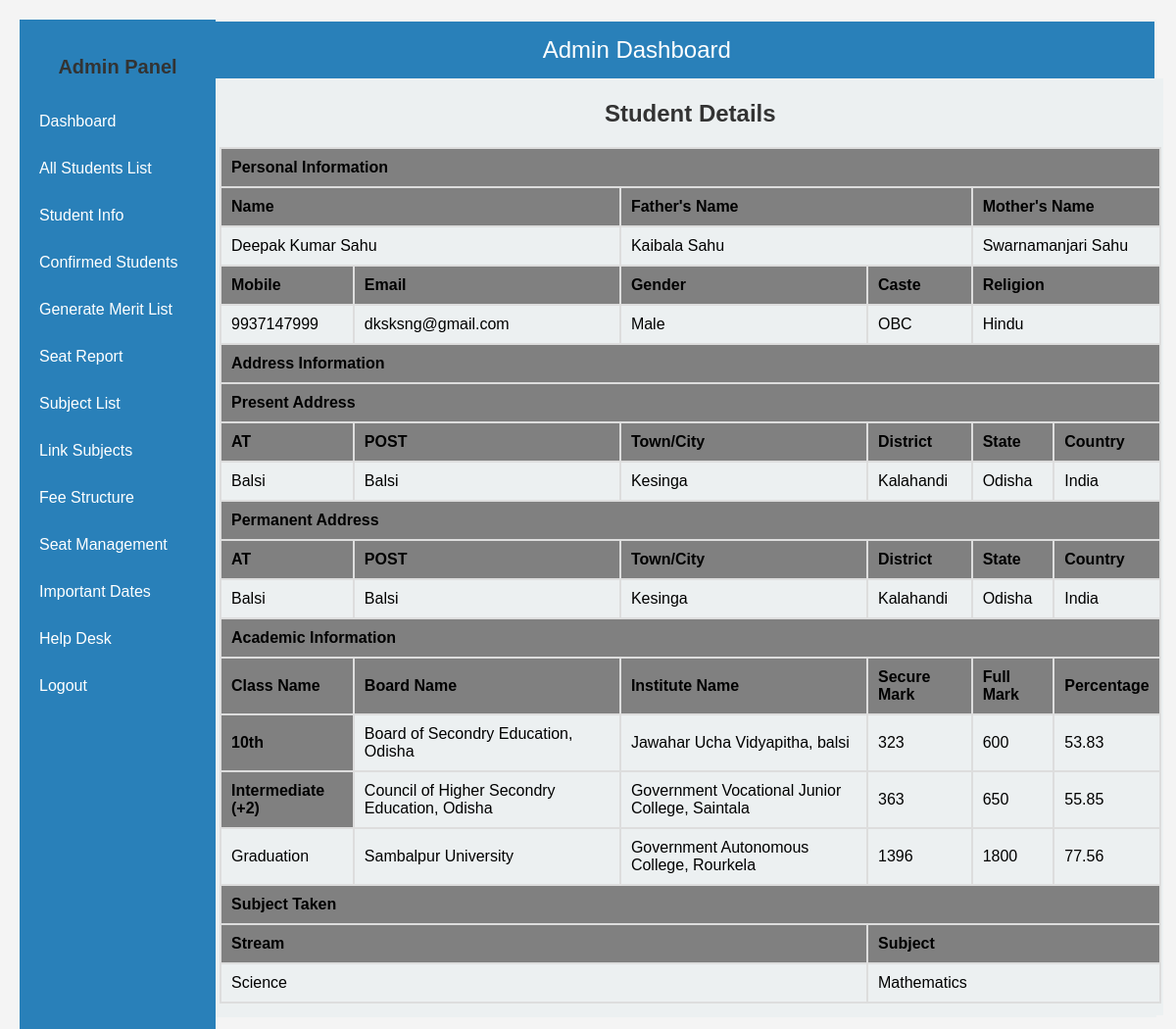
/admin/view_student.php?id=4 (signed in), run on the app's committed database.
### tables this page shows
CREATE TABLE `students` (
  `id` int(11) NOT NULL,
  `name` varchar(100) NOT NULL,
  `father_name` varchar(100) NOT NULL,
  `mother_name` varchar(100) NOT NULL,
  `mobile` varchar(15) NOT NULL,
  `email` varchar(100) NOT NULL,
  `password` varchar(255) NOT NULL,
  `gender` enum('Male','Female','Other') NOT NULL,
  `caste` varchar(50) NOT NULL,
  `religion` varchar(50) NOT NULL,
  `present_address` text NOT NULL,
  `present_post` varchar(100) NOT NULL,
  `present_block` varchar(100) NOT NULL,
  `present_district` varchar(100) NOT NULL,
  `present_state` varchar(50) NOT NULL,
  `permanent_address` text NOT NULL,
  `permanent_post` varchar(100) NOT NULL,
  `permanent_block` varchar(100) NOT NULL,
  `permanent_district` varchar(100) NOT NULL,
  `permanent_state` varchar(50) NOT NULL,
  `country` varchar(50) NOT NULL DEFAULT 'India',
  `board_10th` varchar(100) NOT NULL,
  `institute_10th` varchar(100) NOT NULL,
  `secure_mark_10th` int(11) NOT NULL,
  `full_mark_10th` int(11) NOT NULL,
  `percentage_10th` decimal(5,2) GENERATED ALWAYS AS (`secure_mark_10th` / `full_mark_10th` * 100) STORED,
  `board_intermediate` varchar(100) NOT NULL,
  `institute_intermediate` varchar(100) NOT NULL,
  `secure_mark_intermediate` int(11) NOT NULL,
  `full_mark_intermediate` int(11) NOT NULL,
  `percentage_intermediate` decimal(5,2) GENERATED ALWAYS AS (`secure_mark_intermediate` / `full_mark_intermediate` * 100) STORED,
  `board_graduation` varchar(100) NOT NULL,
  `institute_graduation` varchar(100) NOT NULL,
  `secure_mark_graduation` int(11) NOT NULL,
  `full_mark_graduation` int(11) NOT NULL,
  `percentage_graduation` decimal(5,2) GENERATED ALWAYS AS (`secure_mark_graduation` / `full_mark_graduation` * 100) STORED,
  `stream_id` int(11) NOT NULL,
  `subject_id` int(11) NOT NULL
);

CREATE TABLE `streams` (
  `id` int(11) NOT NULL,
  `stream_name` varchar(255) NOT NULL,
  `created_at` timestamp NOT NULL DEFAULT current_timestamp(),
  `updated_at` timestamp NOT NULL DEFAULT current_timestamp() ON UPDATE current_timestamp()
);

CREATE TABLE `subjects` (
  `id` int(11) NOT NULL,
  `subject_name` varchar(255) NOT NULL,
  `stream_id` int(11) NOT NULL,
  `created_at` timestamp NOT NULL DEFAULT current_timestamp(),
  `updated_at` timestamp NOT NULL DEFAULT current_timestamp() ON UPDATE current_timestamp()
);

### admin/view_student.php (the view, shortened to what this page needs)
<?php
include '../db/db_connect.php';
$student_id = isset($_GET['id']) ? intval($_GET['id']) : 0;
$sql = "
    SELECT
        s.id,
        s.name,
        s.father_name,
        s.mother_name,
        s.mobile,
        s.email,
        s.password,
        s.gender,
        s.caste,
        s.religion,
        s.present_address,
        s.present_post,
        s.present_block,
        s.present_district,
        s.present_state,
        s.permanent_address,
        s.permanent_post,
        s.permanent_block,
        s.permanent_district,
        s.permanent_state,
        s.country,
        s.board_10th,
        s.institute_10th,
        s.secure_mark_10th,
        s.full_mark_10th,
        s.percentage_10th,
        s.board_intermediate,
        s.institute_intermediate,
        s.secure_mark_intermediate,
        s.full_mark_intermediate,
        s.percentage_intermediate,
        s.board_graduation,
        s.institute_graduation,
        s.secure_mark_graduation,
        s.full_mark_graduation,
        s.percentage_graduation,
        st.stream_name,
        sb.subject_name
    FROM students s
    LEFT JOIN streams st ON s.stream_id = st.id
    LEFT JOIN subjects sb ON s.subject_id = sb.id
    WHERE s.id = ?
";
$stmt = $conn->prepare($sql);
$stmt->bind_param('i', $student_id);
$stmt->execute();
$result = $stmt->get_result();
$student = $result->fetch_assoc();
?>
<!DOCTYPE html>
<html lang="en">
<head>
    <link rel="stylesheet" href="css/style.css">
</head>
<body>
<?php include 'header.php'; ?>
<div class="main-content">
    <h2>Student Details</h2>
    <table class="table table-bordered">
        <thead class="table-dark">
            <tr>
                <th colspan=6>Personal Information</th>
            </tr>
        </thead>
        <tbody>
            <tr><th colspan=2>Name</th><th colspan=2>Father's Name</th><th colspan=2>Mother's Name</th></tr>
			<tr><td colspan=2><?php echo htmlspecialchars($student['name']); ?></td>
			<td colspan=2><?php echo htmlspecialchars($student['father_name']); ?></td>
			<td colspan=2><?php echo htmlspecialchars($student['mother_name']); ?></td>
			</tr>
            <tr><th>Mobile</th><th>Email</th><th>Gender</th><th>Caste</th><th  colspan=2>Religion</th></tr>
			<td><?php echo htmlspecialchars($student['mobile']); ?></td>
			<td><?php echo htmlspecialchars($student['email']); ?></td>
			<td><?php echo htmlspecialchars($student['gender']); ?></td>
			<td><?php echo htmlspecialchars($student['caste']); ?></td>
			<td colspan=2><?php echo htmlspecialchars($student['religion']); ?></td>
			<tr>
                <th colspan=6>Address Information</th>
            </tr>
			<tr>
                <th colspan=6>Present Address</th>
            </tr>
            <tr><th>AT</th><th>POST</th><th>Town/City</th><th>District</th><th>State</th><th>Country</th></tr>
			<td><?php echo htmlspecialchars($student['present_address']); ?></td>
			<td><?php echo htmlspecialchars($student['present_post']); ?></td>
			<td><?php echo htmlspecialchars($student['present_block']); ?></td>
			<td><?php echo htmlspecialchars($student['present_district']); ?></td>
			<td><?php echo htmlspecialchars($student['present_state']); ?></td>
			<td><?php echo htmlspecialchars($student['country']); ?></td></tr>
			<tr>
                <th colspan=6>Permanent Address</th>
            </tr>
            <tr><th>AT</th><th>POST</th><th>Town/City</th><th>District</th><th>State</th><th>Country</th></tr>
			<td><?php echo htmlspecialchars($student['permanent_address']); ?></td>
			<td><?php echo htmlspecialchars($student['permanent_post']); ?></td>
			<td><?php echo htmlspecialchars($student['permanent_block']); ?></td>
			<td><?php echo htmlspecialchars($student['permanent_district']); ?></td>
			<td><?php echo htmlspecialchars($student['permanent_state']); ?></td>
			<td><?php echo htmlspecialchars($student['country']); ?></td></tr>
			<tr>
                <th colspan=6>Academic Information</th>
            </tr>
			<th>Class Name</th><th>Board Name</th><th>Institute Name</th><th>Secure Mark</th><th>Full Mark</th><th>Percentage</th></tr>
            <tr>
			<th>10th</th>
			<td><?php echo htmlspecialchars($student['board_10th']); ?></td>
            <td><?php echo htmlspecialchars($student['institute_10th']); ?></td>
            <td><?php echo htmlspecialchars($student['secure_mark_10th']); ?></td>
            <td><?php echo htmlspecialchars($student['full_mark_10th']); ?></td>
            <td><?php echo htmlspecialchars($student['percentage_10th']); ?></td></tr>
            <tr>
			<th>Intermediate (+2)</th>
			<td><?php echo htmlspecialchars($student['board_intermediate']); ?></td>
            <td><?php echo htmlspecialchars($student['institute_intermediate']); ?></td>
            <td><?php echo htmlspecialchars($student['secure_mark_intermediate']); ?></td>
            <td><?php echo htmlspecialchars($student['full_mark_intermediate']); ?></td>
            <td><?php echo htmlspecialchars($student['percentage_intermediate']); ?></td></tr>
            <tr>
			<td>Graduation</td>
			<td><?php echo htmlspecialchars($student['board_graduation']); ?></td>
            <td><?php echo htmlspecialchars($student['institute_graduation']); ?></td>
            <td><?php echo htmlspecialchars($student['secure_mark_graduation']); ?></td>
            <td><?php echo htmlspecialchars($student['full_mark_graduation']); ?></td>
            <td><?php echo htmlspecialchars($student['percentage_graduation']); ?></td></tr>
			<tr>
                <th colspan=6>Subject Taken</th>
            </tr>
            <tr><th colspan=3>Stream</th><th colspan=3>Subject</th></tr>
			<tr><td colspan=3><?php echo htmlspecialchars($student['stream_name']); ?></td>
				<td colspan=3><?php echo htmlspecialchars($student['subject_name']); ?></td></tr>
        </tbody>
    </table>
</div>
</body>
</html>

### css/style.css (style rules this page uses)
body { margin: 0; font-family: Arial, sans-serif; }
.main-content { margin-left: 100px; padding: 2px; width:91% ; background-color: #ecf0f1; }
h2 { font-size: 24px; margin-bottom: 20px; }
body { font-family: Arial, sans-serif; background-color: #f4f4f4; margin: 0; padding: 20px; }
h2 { text-align: center; color: #333; }
table { width: 100%; border-collapse:collapse ; margin-bottom: 10px; }
th, td { padding: 10px; border: 2px solid #ddd; text-align: left; }
th { background-color: gray; }

### data on the page
students: name "Deepak Kumar Sahu", father_name "Kaibala Sahu", mother_name "Swarnamanjari Sahu", mobile "9937147999", email "dksksng@gmail.com", gender "Male", caste "OBC", religion "Hindu", present_address "Balsi", present_post "Balsi", present_block "Kesinga", present_district "Kalahandi", present_state "Odisha", country "India", permanent_address "Balsi", permanent_post "Balsi", permanent_block "Kesinga", permanent_district "Kalahandi", permanent_state "Odisha", board_10th "Board of Secondry Education, Odisha", institute_10th "Jawahar Ucha Vidyapitha, balsi", secure_mark_10th "323", full_mark_10th "600", percentage_10th "53.83", board_intermediate "Council of Higher Secondry Education, Odisha", institute_intermediate "Government Vocational Junior College, Saintala", secure_mark_intermediate "363", full_mark_intermediate "650", percentage_intermediate "55.85", board_graduation "Sambalpur University", institute_graduation "Government Autonomous College, Rourkela", secure_mark_graduation "1396", full_mark_graduation "1800", percentage_graduation "77.56", stream.stream_name "Science", subject.subject_name "Mathematics"
